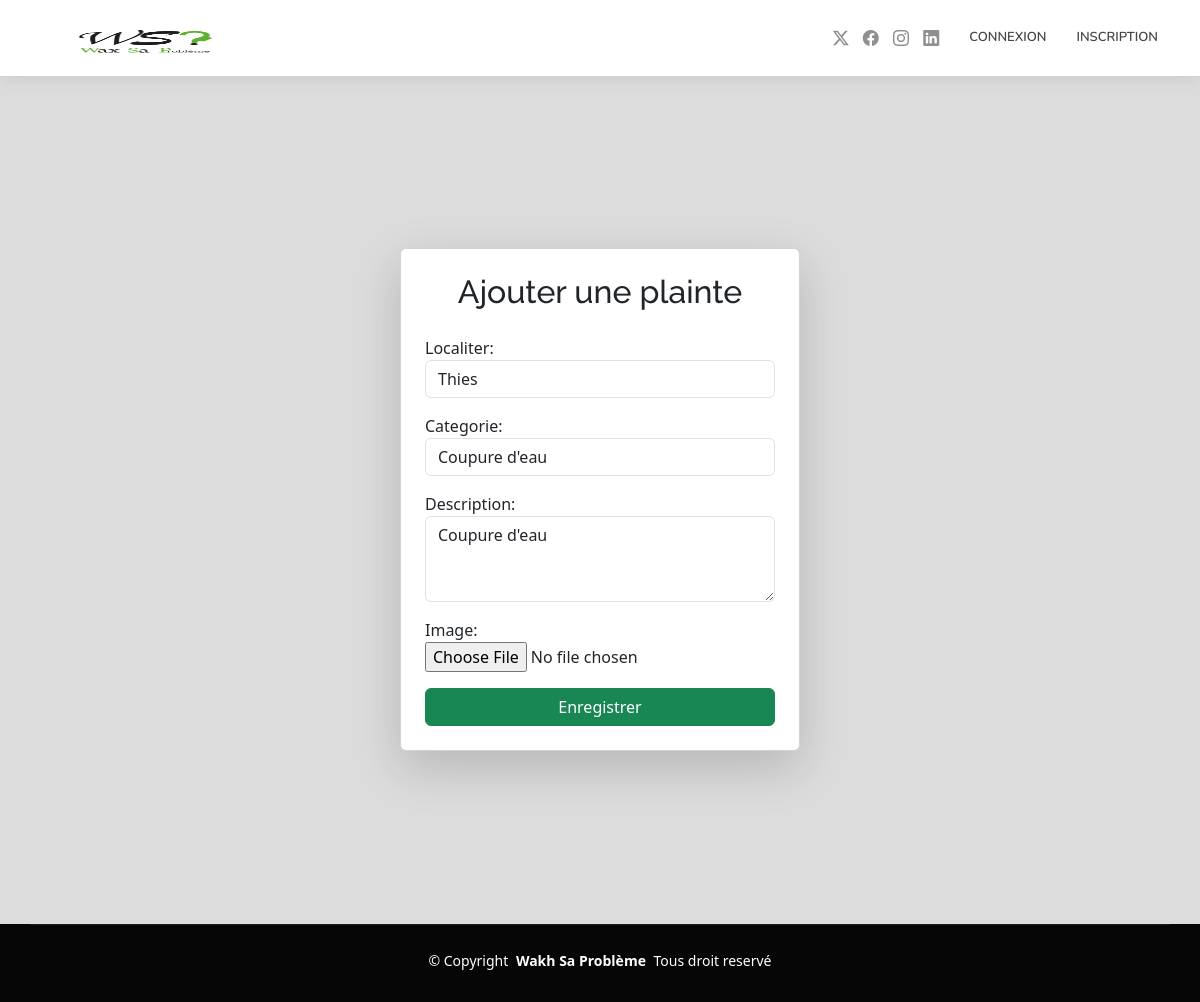
Page /modifier/2 on the committed database.
### plainte/models.py (models this page shows, shortened)
class Plainte(models.Model):
    STATUT = [('En attente', 'En attente'),('En cours', 'En cours'),('Résolue', 'Résolue')]
    CATEGORIES = [('Route endommagée', 'Route endommagée'),('Coupure d\'eau', 'Coupure d\'eau'),('Problème d\'électricité', 'Problème d\'électricité'),('autre', 'Autre')]
    LOCALITER=[('Dakar','Dakar'),('Thies','Thies'),('Mbour','Mbour'),('Saint-louis','Saint-louis'),('Sedhiou','Sedhiou'),('Tambacounda','Tambacounda'),('Louga','Louga')]
    citoyen = models.ForeignKey(User, on_delete=models.CASCADE)
    categorie = models.CharField(max_length=50, choices=CATEGORIES, null=True)
    Localiter= models.CharField(max_length=40, choices=LOCALITER, null=False)
    image=models.ImageField(upload_to='media/', blank=True, null=True)
    description = models.TextField()
    statut = models.CharField(max_length=20, choices=STATUT, default='En attente')
    date_creation = models.DateTimeField(auto_now_add=True)

### plainte/views.py (the view)
# urls.py: path("modifier/<int:id>", Modifier, name='modifier'),
def Modifier (request, id):
    plainte= Plainte.objects.get(id=id)
    if request.method == 'POST':
        form = AjoutPlainte(request.POST,request.FILES, instance=plainte)
        if form.is_valid():
            plainte = form.save(commit=False)
            plainte.citoyen = request.user
            plainte.save()
            return redirect('index')
    else:
        form = AjoutPlainte(instance=plainte)
    return render(request, 'ajout_plainte.html', {'form': form, 'plainte':plainte})

### plainte/forms.py
class AjoutPlainte(forms.ModelForm):
    class Meta:
        model = Plainte
        fields = ['Localiter','categorie', 'description','image']
        widgets = {
             'Localiter': forms.Select(attrs={'class': 'form-control'}),
             'categorie': forms.Select(attrs={'class': 'form-control'}),
             'description': forms.Textarea(attrs={'class': 'form-control', 'rows': 3}),
             'image': forms.FileInput(
                attrs={
                    'class': 'form-control-file'
                }
            )
         }

### plainte/templates/ajout_plainte.html (shortened to what this page needs)
{% extends "base.html" %}
{% block content %}
<link href="https://cdn.jsdelivr.net/npm/bootstrap@5.3.3/dist/css/bootstrap.min.css" rel="stylesheet">
<div class="container d-flex justify-content-center align-items-center" style="height: 100vh;">
    <div class="card shadow-lg p-4" style="width: 400px;">
        <h2 class="text-center mb-4">Ajouter une plainte</h2>
        <form method="post" enctype="multipart/form-data">
            {{ form.as_p }}
            <button type="submit" class="btn btn-success w-100">Enregistrer</button>
        </form>
    </div>
</div>
{% endblock %}

### static/css/main.css (style rules this page uses)
:root { --default-font: "Roboto", system-ui, -apple-system, "Segoe UI", Roboto, "Helvetica Neue", Arial, "Noto Sans", "Liberation Sans", sans-serif, "Apple Color Emoji", "Segoe UI Emoji", "Segoe UI Symbol", "Noto Color Emoji"; --heading-font: "Raleway", sans-serif; --nav-font: "Nunito", sans-serif; }
:root { --background-color: #ffffff; --default-color: #444444; --heading-color: #111111; --accent-color: #1bbd36; --surface-color: #ffffff; --contrast-color: #ffffff; }
:root { --nav-color: #444444; --nav-hover-color: #1bbd36; --nav-mobile-background-color: #ffffff; --nav-dropdown-background-color: #ffffff; --nav-dropdown-color: #444444; --nav-dropdown-hover-color: #1bbd36; }
:root { scroll-behavior: smooth; }
body { color: var(--default-color); background-color: var(--background-color); font-family: var(--default-font); }
h1, h2, h3, h4, h5, h6 { color: var(--heading-color); font-family: var(--heading-font); }

### plainte/templates/ajout_plainte.html (style rules this page uses)
body { background-color:gainsboro ; }

### rows in the picture
Plainte: Localiter "Thies", categorie "Coupure d'eau", description "Coupure d'eau"
